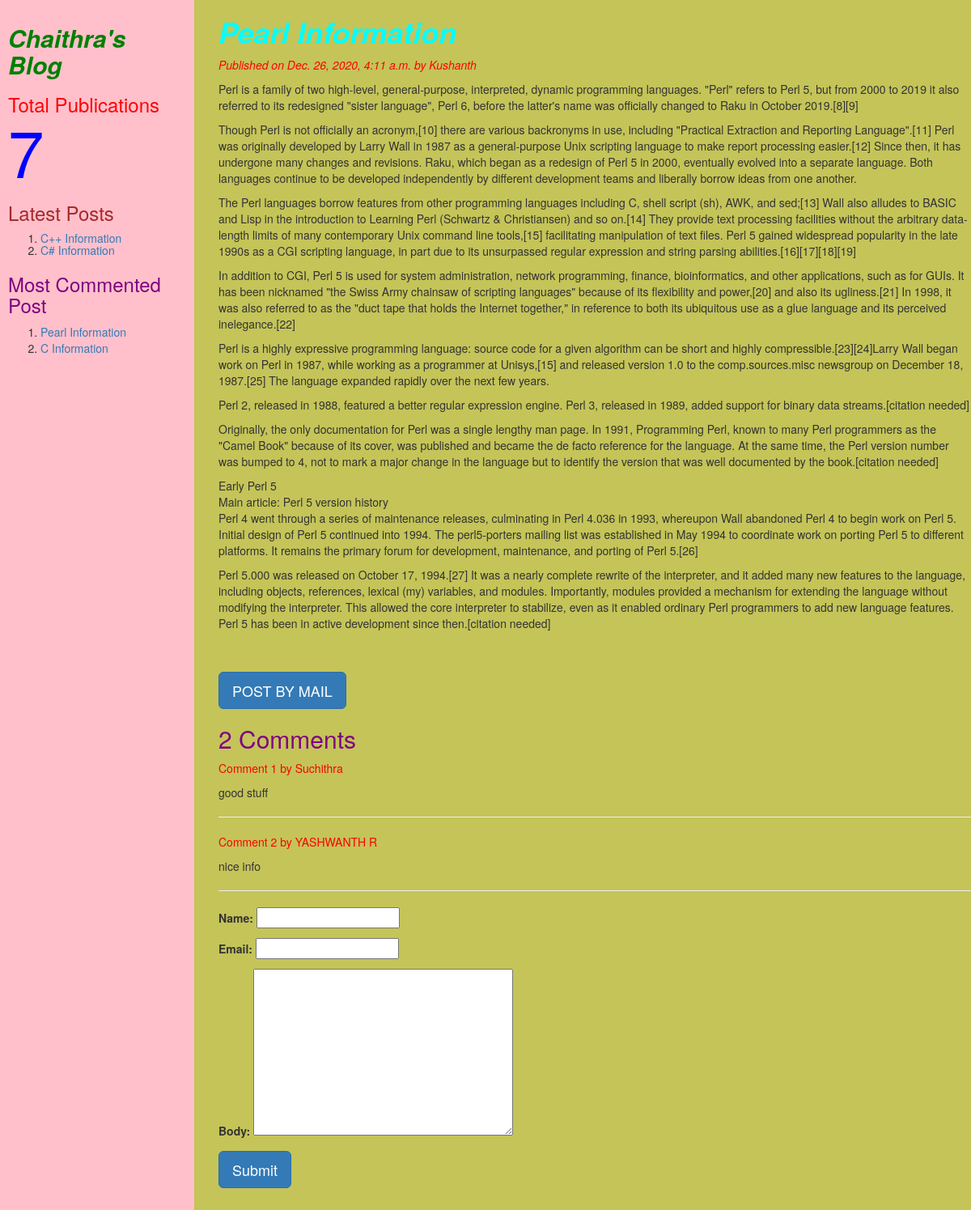
The page /2020/12/26/pearl-information/ on the database its author committed.
### myapp/models.py (models this page shows, shortened)
class Post(models.Model):
	tags=TaggableManager()
	STATUS_CHOICES=(('draft','Draft'),('published','Published'))
	title=models.CharField(max_length=256)
	slug=models.SlugField(max_length=264,unique_for_date='publish')
	author=models.ForeignKey(User,related_name='blog_posts',on_delete= models.CASCADE)
	body=models.TextField()
	publish=models.DateTimeField(default=timezone.now)
	created=models.DateTimeField(auto_now_add=True)
	updated=models.DateTimeField(auto_now=True)
	status= models.CharField(max_length=10,choices=STATUS_CHOICES,default='draft')
	objects=CustomManager()
	class Meta:
		ordering=('-publish',)
	def get_absolute_url(self):
		return reverse('post_detail',args=[self.publish.year,self.publish.strftime('%m'),self.publish.strftime('%d'),self.slug])

class Comment(models.Model):
	post=models.ForeignKey(Post,related_name="comments",on_delete=models.CASCADE)
	email=models.EmailField()
	name=models.CharField(max_length=100)
	body=models.TextField()
	created=models.DateTimeField(auto_now_add=True)
	updated=models.DateTimeField(auto_now=True)
	active=models.BooleanField(default=True)
	class Meta:
		ordering=('created',)

### myapp/views.py (the view, shortened to what this page needs)
# urls.py: url(r'(?P<year>\d{4})/(?P<month>\d{2})/(?P<day>\d{2})/(?P<post>[-\w]+)/$',views.post_detail_view,name='post_detail'),
def post_detail_view(request,year,month,day,post):
	post=get_object_or_404(Post,slug=post,publish__year=year,publish__month=month,publish__day=day)
	comments=post.comments.filter(active=True)
	csubmit=False
	form=CommentForm()
	d={'post':post,'form':form,'csubmit':csubmit,'comments':comments}
	return render(request,'myapp/post_detail.html',d)

### myapp/forms.py
class CommentForm(forms.ModelForm):
	class Meta:
		model=Comment
		fields=['name', 'email', 'body']

### myapp/models.py (called while the page is built)
    def get_queryset(self):
        return super().get_queryset().filter(status='published')

### myapp/templatetags/mytags.py (called while the page is built)
@register.simple_tag
def total_posts():
	return Post.objects.count()

@register.inclusion_tag('myapp/latest_post.html')
def show_latest_posts(count=3):
	latest_posts=Post.objects.order_by('-publish')[:count]
	return {'latest_posts':latest_posts}

@register.simple_tag
def get_most_commented_posts(count=2):
	return Post.objects.annotate(total_comments=Count('comments')).order_by('-total_comments')[:count]

### templates/myapp/post_detail.html (shortened to what this page needs)
<html>
    {%extends 'myapp/parent.html'%}
        {%block content_block%}
        <h1 style="color:aqua"><b><i>{{post.title}}</i></b></h1>
        <p style="color:red"><i>Published on {{post.publish}} by {{post.author|title}}</i></p>
        {{post.body|linebreaks}} <br><br>
	<a href="/{{post.id}}/share" class='btn btn-lg btn-primary'>POST BY MAIL</a>
	{%with comments.count as comments_count%}
	<h2 style="color:purple">{{comments_count}} Comment{{comments_count|pluralize}}</h2>
	{%endwith%}
	{%if comments%}
	  {%for c in comments%}
	  <p style="color:red">Comment {{forloop.counter}} by {{c.name}}</p>
	  <div>{{c.body|linebreaks}}</div>
	  <hr>
	  {%endfor%}
	  {%else%}
	  <p style="color:red;font-size:30px;font-style:italic;border-bottom:1px blue solid">There are no comments</p>
	  {%endif%}
	    {%if csubmit%}
		<h2 style="color:blue">Thank you...your comment has been added successfully</h2>
	    {%else%}
		<form method="post">
			{{form.as_p}}
			<input type="submit" class='btn btn-lg btn-primary' value="Submit">
		</form>
	{%endif%}
	{%endblock%}

### templates/myapp/parent.html (shortened to what this page needs)
<html>
{%load mytags%}
    <head>
	<link rel="stylesheet" href="https://maxcdn.bootstrapcdn.com/bootstrap/3.3.7/css/bootstrap.min.css">
    </head>
	<body>
	    <div class="content" style="width:80%;float:right;background-color:#c4c459;height:300%;padding:0 0 0 30px">
	       {%block content_block%}
	       {%endblock%}
	    </div>
	    <div class="sidebar" style="width:20%;float:left;background-color:pink;height:300%;padding:10px">
		<h2 style="color:green"><b><i>Chaithra's Blog</i></b></h2>
		<h3 style="color:red">Total Publications
			<span style="color:blue;font-size:80px">
			{%total_posts%}</span>
			<h3 style="color:brown">Latest Posts</h3>
			<h5>{%show_latest_posts 2%}</h5>
			<h3 style="color:purple">Most Commented Post</h3>
			{%get_most_commented_posts as m%}
			<ol>
			   {%for post in m%}
			    <li><a href="{{post.get_absolute_url}}">{{post.title}}</a></li>
			   {%endfor%}
			</ol>
		</h3>
	    </div>
	</body>
</html>

### templates/myapp/latest_post.html
<html>
    <body>
	<ol>
	{%for post in latest_posts%}
	<li><a href="{{post.get_absolute_url}}">{{post.title}}</a></li>
	{%endfor%}
	</ol>
     </body>
</html>

### rows shown on the page
Post: publish "Dec. 26, 2020, 4:11 a.m.", author "Kushanth", body "Perl is a family of two high-level, general-purpose, interpreted, dynamic programming languages. \"Perl\" refers to Perl 5, but from 2000 to 2019 it also referred to its redesigned \"sister language\", Perl 6, before the latter's name was officially changed to Raku in October 2019.[8][9] Though Perl is not officially an acronym,[10] there are various backronyms in use, including \"Practical Extraction and Reporting Language\".[11] Perl was originally developed by Larry Wall in 1987 as a general-purpose Unix scripting language to make report processing easier.[12] Since then, it has undergone many changes and revisions. Raku, which began as a redesign of Perl 5 in 2000, eventually evolved into a…", title "Pearl Information"
Comment: name "Suchithra", body "good stuff"
Comment: name "YASHWANTH R", body "nice info"
Post: title "C++ Information"
Post: title "C# Information"
Post: title "C Information"

### other values the page prints
{{ comments_count }} "2"
